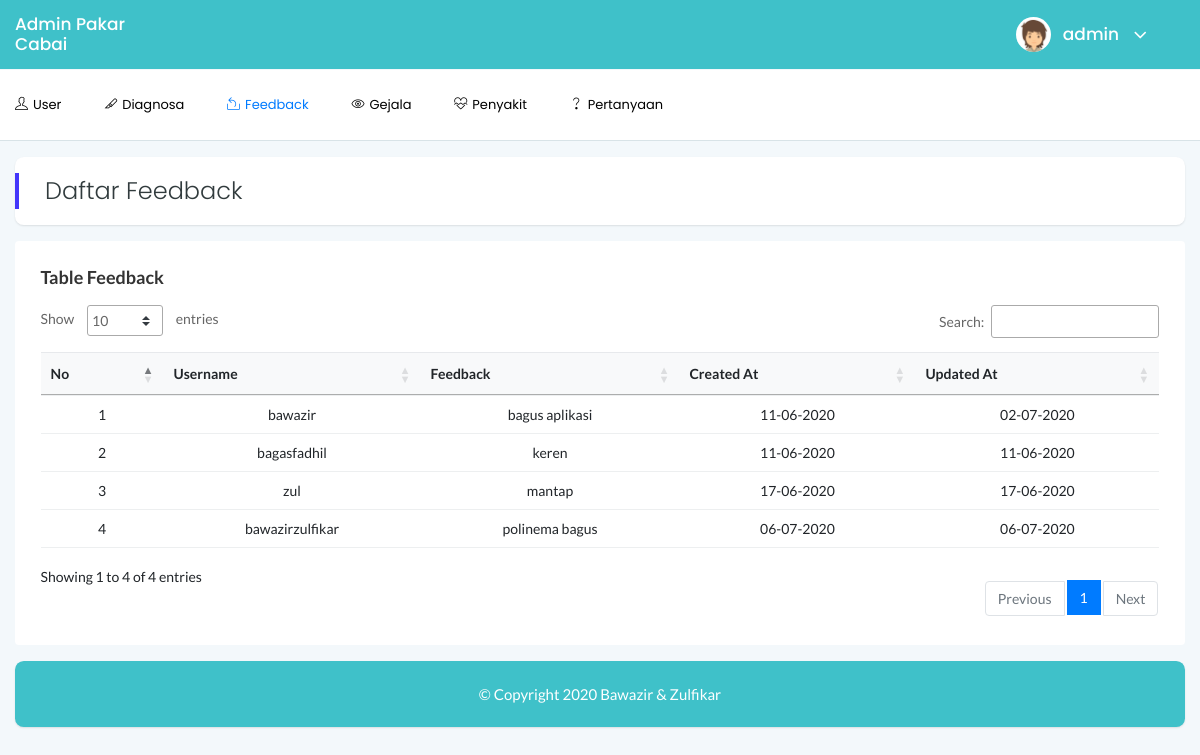
Before: /feedback.php (signed in) with the older database file.
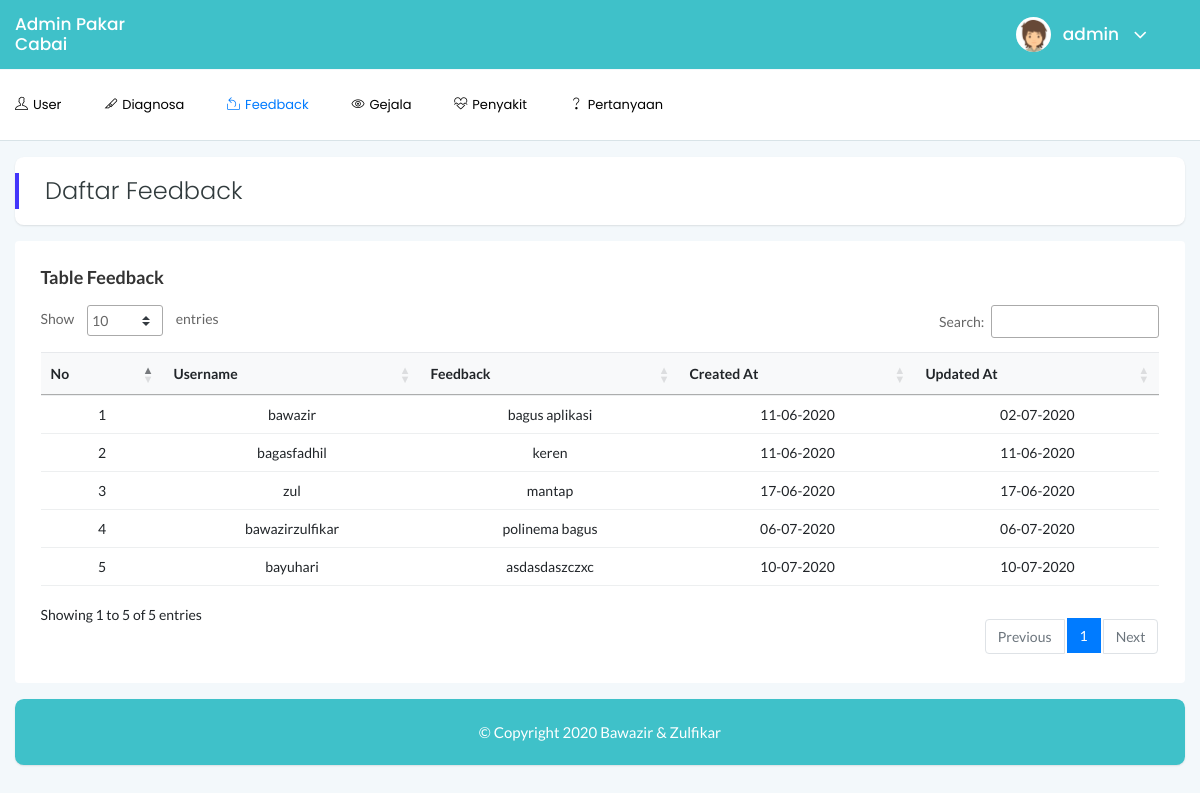
After: the same page with the newer database file.
### tables this page shows
CREATE TABLE `feed_back` (
  `id` int(11) NOT NULL,
  `username` varchar(100) NOT NULL,
  `feedback` text NOT NULL,
  `createdAt` varchar(100) NOT NULL,
  `updatedAt` varchar(100) NOT NULL
);

### feedback.php (the view, shortened to what the changed rows need)
<!doctype html>
<html lang="en">
<head>
    <link rel="stylesheet" href="assets/css/bootstrap.min.css">
    <link rel="stylesheet" href="assets/css/font-awesome.min.css">
    <link rel="stylesheet" href="assets/css/themify-icons.css">
    <link rel="stylesheet" href="assets/css/metisMenu.css">
    <link rel="stylesheet" href="assets/css/owl.carousel.min.css">
    <link rel="stylesheet" href="assets/css/slicknav.min.css">
    <link rel="stylesheet" href="https://www.amcharts.com/lib/3/plugins/export/export.css" type="text/css" media="all" />
    <link rel="stylesheet" type="text/css" href="https://cdn.datatables.net/1.10.19/css/jquery.dataTables.css">
    <link rel="stylesheet" type="text/css" href="https://cdn.datatables.net/1.10.18/css/dataTables.bootstrap4.min.css">
    <link rel="stylesheet" type="text/css" href="https://cdn.datatables.net/responsive/2.2.3/css/responsive.bootstrap.min.css">
    <link rel="stylesheet" type="text/css" href="https://cdn.datatables.net/responsive/2.2.3/css/responsive.jqueryui.min.css">
    <link rel="stylesheet" href="assets/css/typography.css">
    <link rel="stylesheet" href="assets/css/default-css.css">
    <link rel="stylesheet" href="assets/css/styles.css">
    <link rel="stylesheet" href="assets/css/responsive.css">
    <link rel="stylesheet" href="assets/css/custom_style.css">
</head>
<body class="body-bg">
    <div class="horizontal-main-wrapper">
                   <div class="col-xl-12 col-lg-12 mt-3">
                        <div class="card">
                            <div class="card-body">
                              <h4 class="header-title">Table Feedback</h4>
                                <div class="data-tables">
                                    <table id="dataTable" class="text-center" style="width: 100%">
                                    <thead class="bg-light text-capitalize">
							            <tr>
							            	<th>No</th>
							                <th>Username</th>
							                <th>Feedback</th>
							                <th>Created At</th>
							                <th>Updated At</th>
							            </tr>
							        </thead>
							        <tbody>
							        <?php
										include 'dbConfig/dbConn.php';
										$index = 1;
										$data = mysqli_query($conn,"select * from feed_back");
										while($result = mysqli_fetch_array($data)){
										?>
							             <tr>
							                <td><?php echo $index++; ?></td>
							                <td><?php echo $result['username']; ?></td>
							                <td><?php echo $result['feedback']; ?></td>
							                <td><?php echo date("d-m-Y", ($result['createdAt']/1000))?></td>
							                <td><?php echo date("d-m-Y", ($result['updatedAt']/1000)) ?></td>
							            </tr>
							            <?php
							        		}
							            ?>
							       </tbody>
    							</table>
    						</div>
                        </div>
                    </div>
                </div>
    </div>
</body>
</html>

Changed rows visible on the page:
added feed_back: username "bayuhari", feedback "asdasdaszczxc", createdAt "10-07-2020", updatedAt "10-07-2020"
Other visible differences:
text written by a page script: "Show entries Search: Showing 1 to 4 of 4 entries Previous 1 Next" → "Show entries Search: Showing 1 to 5 of 5 entries Previous 1 Next"
